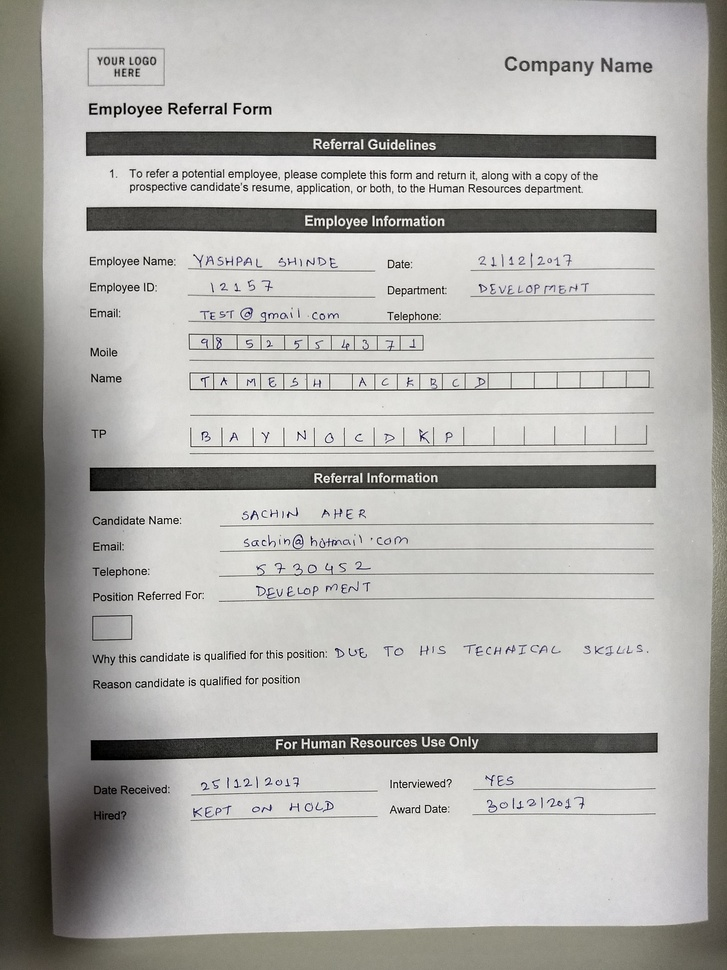
#> input picture Forms/InputImage5.jpg, 727 x 970 px, shrunk from 3024 x 4032 before the run, found by its file name
$ python Countours.py   (older library calls are emulated)
#> lines starting #> are read from the running program, lines starting #| are printed output that depends on the picture; after the words box and inside, x2 and y2 are one past the last pixel; in counts of white or black regions, pixels touching at a corner belong together
import numpy as np
import argparse
import cv2

imagePath =r'C:\Users\sachin13390\Desktop\OC\Froms\InputImage5.jpg'

image = cv2.imread(imagePath)
#> image is the input picture: shape (970, 727, 3); mean B, G, R 171.3, 174.9, 175.9

gray = cv2.cvtColor(image, cv2.COLOR_BGR2GRAY)
blur = cv2.GaussianBlur(gray,(5,5),0)
ret3,thresh = cv2.threshold(blur,0,255,cv2.THRESH_BINARY+cv2.THRESH_OTSU)
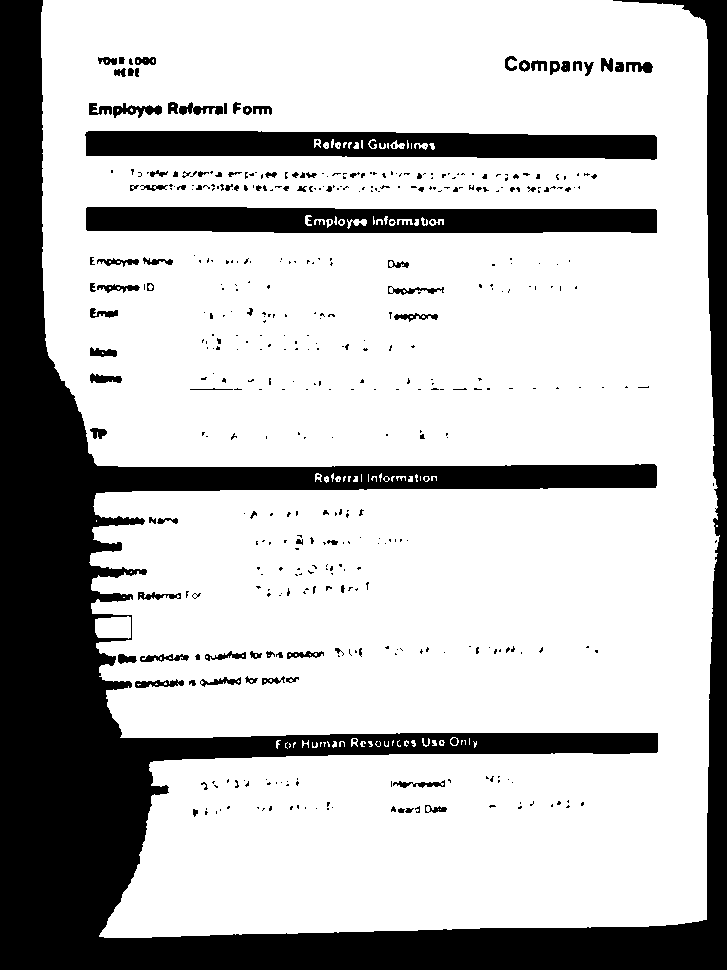
#> thresh: shape (970, 727); 74% white; 469 black regions (370 under 20 px)
#> ret3 = 148

#thresh = cv2.bitwise_not(thresh)
cv2.imwrite(r'C:\Users\sachin13390\Desktop\thresh.jpg',thresh)

im2, contours, hierarchy = cv2.findContours(thresh, cv2.RETR_TREE, cv2.CHAIN_APPROX_SIMPLE)
#> contours = 652 contours, 482 with area under 20; largest, box (x1, y1, x2, y2) and area: (41, 0, 720, 938) 553728, (84, 130, 658, 161) 14438, (85, 206, 658, 234) 14302, (95, 616, 131, 639) 678, (112, 102, 163, 119) 448

for cnt in contours:
    x,y,w,h = cv2.boundingRect(cnt)
    cv2.rectangle(image,(x,y),(x+w,y+h),(0,0,255),1)
#> this loop made 652 passes
#> (x, y, w, h) on passes 1 to 3: (289, 743, 2, 5), (323, 742, 3, 5), (320, 742, 2, 5)
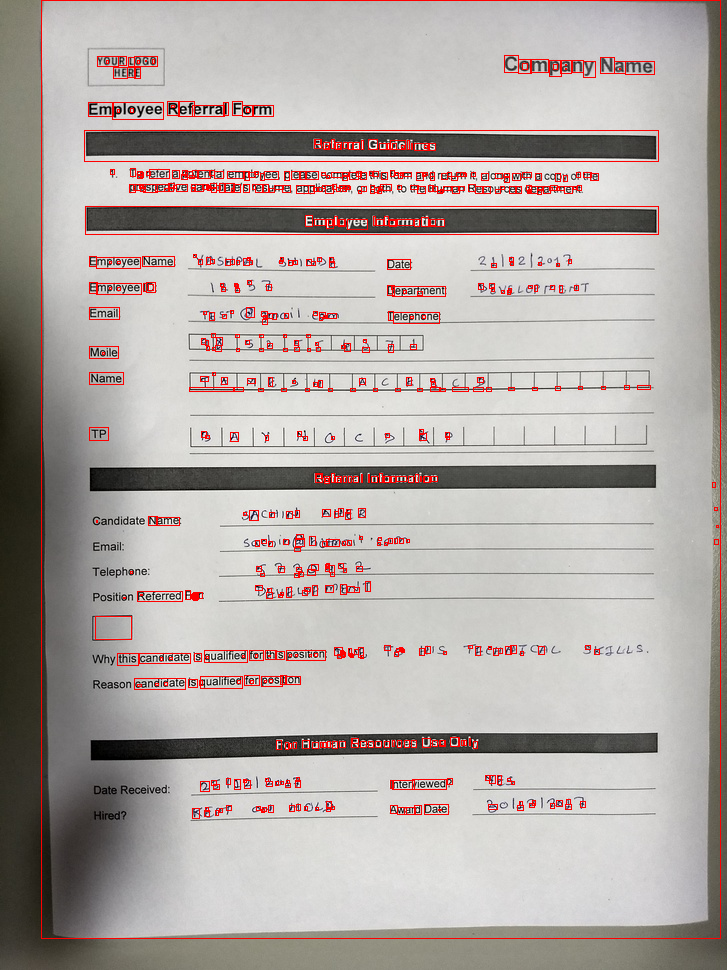
#> image: shape (970, 727, 3); 2.92% of pixels changed, all inside (x1, y1, x2, y2) = (41, 0, 721, 939)


cv2.imwrite(r'C:\Users\sachin13390\Desktop\countours.jpg',image)

$ run again, with Forms/InputImage1.jpg copied over Forms/InputImage5.jpg
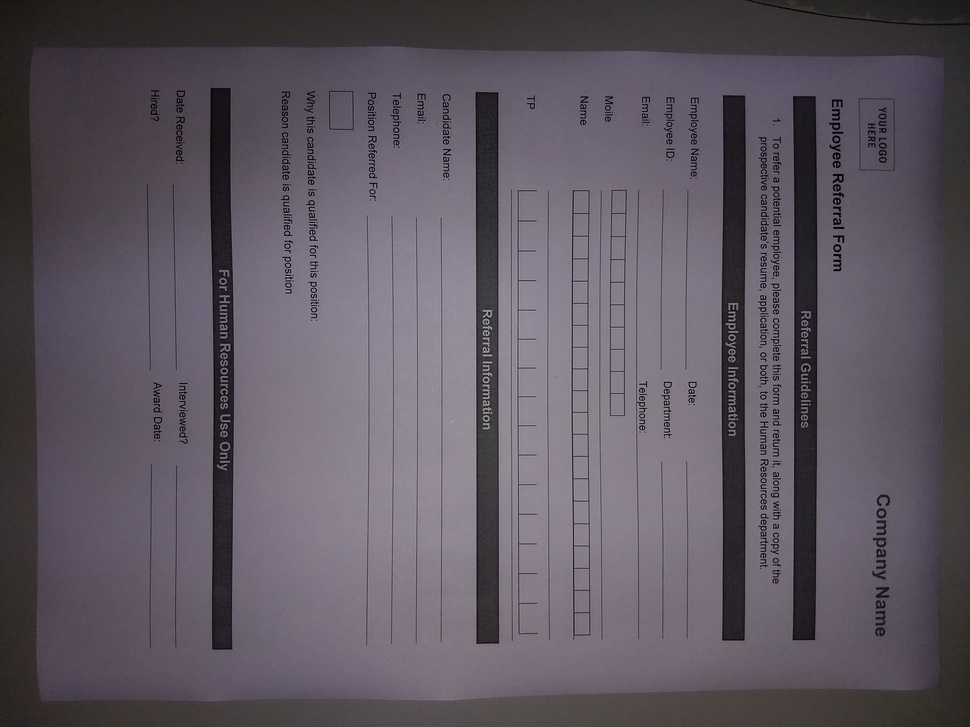
#> input picture Forms/InputImage1.jpg, 970 x 727 px, shrunk from 4032 x 3024 before the run, found by its file name
#> image is the input picture: shape (727, 970, 3); mean B, G, R 97.2, 87.3, 94.7
#> `ret3,thresh = cv2.threshold(blur,0,255,cv2.THRESH_BINARY+cv2.THRESH_OT..`:
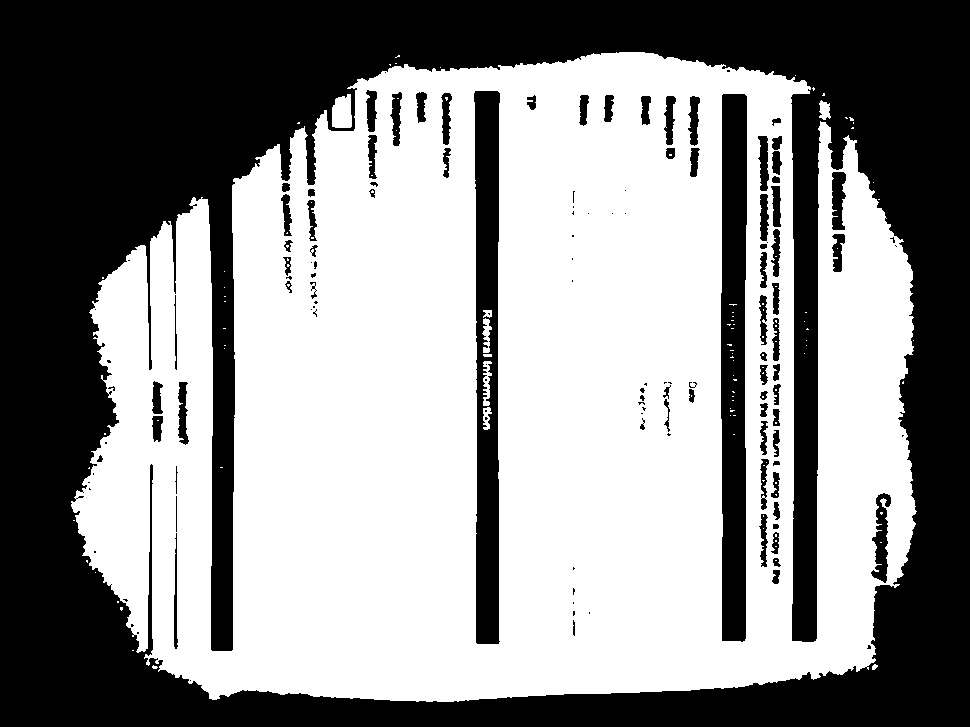
#> thresh: shape (727, 970); 56.1% white; 133 black regions (57 under 20 px)
#> ret3 = 87
#> contours = 269 contours, 176 with area under 20; largest, box (x1, y1, x2, y2) and area: (71, 52, 917, 702) 429194, (720, 93, 748, 643) 13758, (473, 90, 501, 645) 13006, (870, 492, 892, 584) 1076, (831, 171, 847, 231) 718
#> the loop `for cnt in contours:` made 269 passes
#> (x, y, w, h) on passes 1, 2, 4: (152, 665, 6, 4), (872, 664, 6, 6), (120, 607, 3, 4)
#> after the loop `for cnt in contours:`:
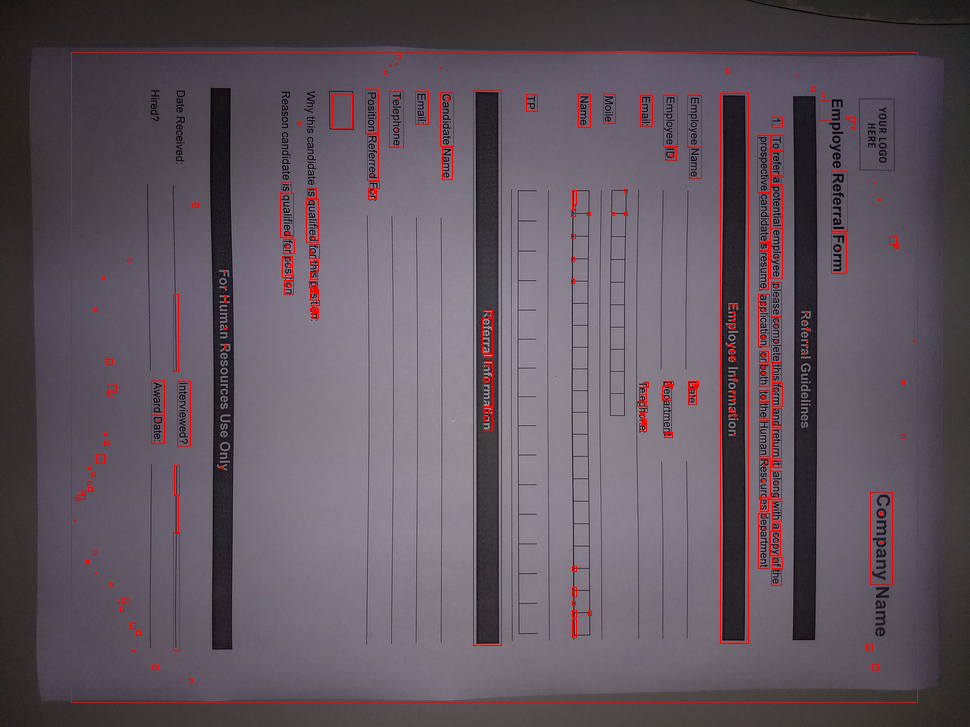
#> image: shape (727, 970, 3); 1.96% of pixels changed, all inside (x1, y1, x2, y2) = (71, 52, 918, 703)

$ run again, with Forms/InputImage10.jpg copied over Forms/InputImage5.jpg
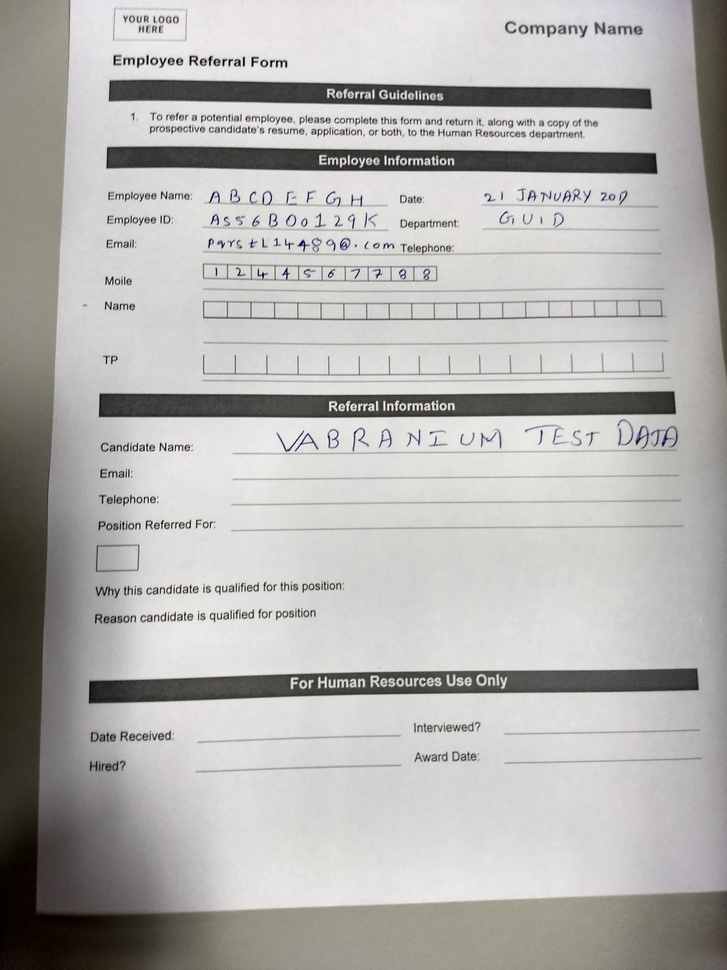
#> input picture Forms/InputImage10.jpg, 727 x 970 px, shrunk from 3024 x 4032 before the run, found by its file name
#> image is the input picture: shape (970, 727, 3); mean B, G, R 175.3, 177.8, 179.6
#> `ret3,thresh = cv2.threshold(blur,0,255,cv2.THRESH_BINARY+cv2.THRESH_OT..`:
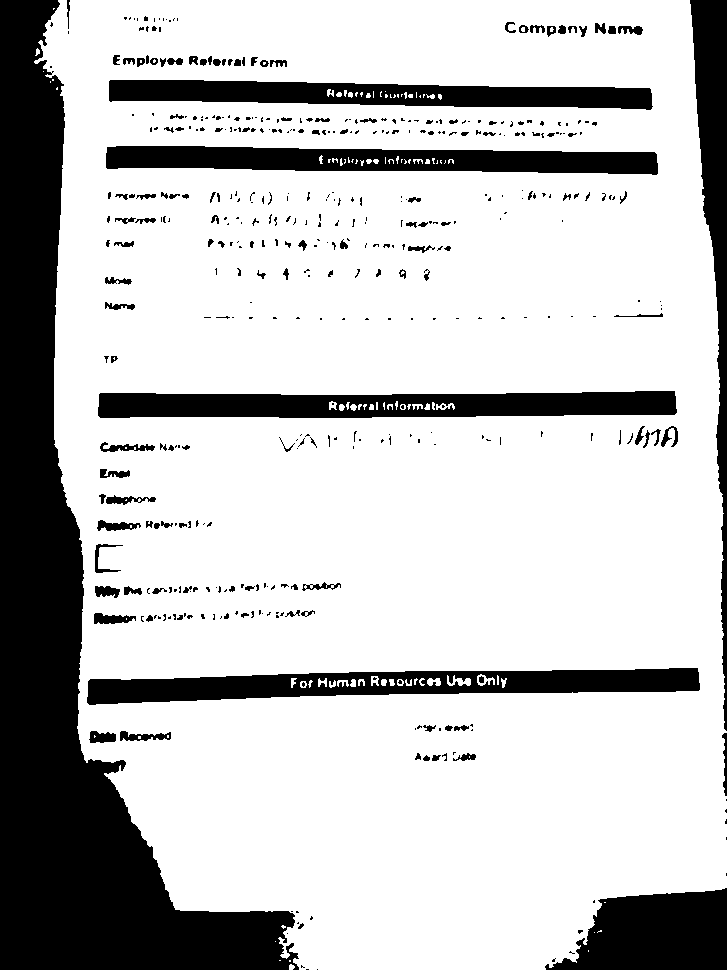
#> thresh: shape (970, 727); 76.3% white; 446 black regions (308 under 20 px)
#> ret3 = 148
#> contours = 608 contours, 384 with area under 20; largest, box (x1, y1, x2, y2) and area: (34, 0, 727, 970) 594433, (86, 667, 701, 706) 14566, (97, 390, 678, 419) 13938, (105, 145, 659, 176) 12506, (108, 79, 654, 111) 11844
#> the loop `for cnt in contours:` made 608 passes
#> (x, y, w, h) on passes 1, 5, 6: (289, 964, 6, 6), (275, 941, 1, 1), (594, 932, 1, 1)
#> after the loop `for cnt in contours:`:
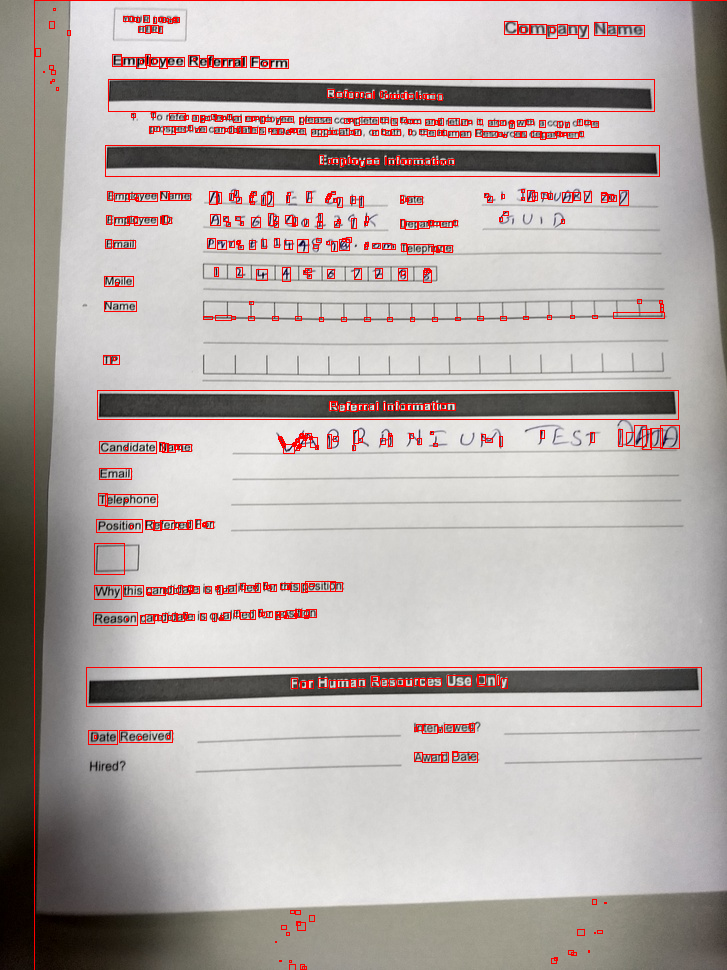
#> image: shape (970, 727, 3); 3.01% of pixels changed, all inside (x1, y1, x2, y2) = (34, 0, 727, 970)
